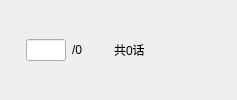
            <widget class="QWidget" name="widget_TE_Op" native="true">
             <property name="minimumSize">
              <size>
               <width>0</width>
               <height>0</height>
              </size>
             </property>
             <layout class="QHBoxLayout" name="horizontalLayout_11">
              <property name="leftMargin">
               <number>0</number>
              </property>
              <property name="topMargin">
               <number>0</number>
              </property>
              <property name="rightMargin">
               <number>0</number>
              </property>
              <property name="bottomMargin">
               <number>0</number>
              </property>
              <item>
               <widget class="QPushButton" name="pushButton_TE_PrePage">
                <property name="sizePolicy">
                 <sizepolicy hsizetype="Fixed" vsizetype="Fixed">
                  <horstretch>0</horstretch>
                  <verstretch>0</verstretch>
                 </sizepolicy>
                </property>
                <property name="minimumSize">
                 <size>
                  <width>20</width>
                  <height>20</height>
                 </size>
                </property>
                <property name="maximumSize">
                 <size>
                  <width>20</width>
                  <height>20</height>
                 </size>
                </property>
                <property name="styleSheet">
                 <string notr="true">#pushButton_TE_PrePage
{
  border: 0px;
}</string>
                </property>
                <property name="text">
                 <string notr="true"/>
                </property>
                <property name="icon">
                 <iconset>
                  <normalon>:/File/img/left_enable.png</normalon>
                 </iconset>
                </property>
                <property name="iconSize">
                 <size>
                  <width>20</width>
                  <height>20</height>
                 </size>
                </property>
               </widget>
              </item>
              <item>
               <widget class="QLineEdit" name="lineEdit_TE_Page">
                <property name="maximumSize">
                 <size>
                  <width>40</width>
                  <height>16777215</height>
                 </size>
                </property>
                <property name="alignment">
                 <set>Qt::AlignRight|Qt::AlignTrailing|Qt::AlignVCenter</set>
                </property>
               </widget>
              </item>
              <item>
               <widget class="QLabel" name="label_TE_PageTotal">
                <property name="text">
                 <string notr="true">/0</string>
                </property>
               </widget>
              </item>
              <item>
               <widget class="QPushButton" name="pushButton_TE_NextPage">
                <property name="sizePolicy">
                 <sizepolicy hsizetype="Fixed" vsizetype="Fixed">
                  <horstretch>0</horstretch>
                  <verstretch>0</verstretch>
                 </sizepolicy>
                </property>
                <property name="minimumSize">
                 <size>
                  <width>20</width>
                  <height>20</height>
                 </size>
                </property>
                <property name="maximumSize">
                 <size>
                  <width>20</width>
                  <height>20</height>
                 </size>
                </property>
                <property name="styleSheet">
                 <string notr="true">#pushButton_TE_NextPage
{
  border: 0px;
}</string>
                </property>
                <property name="text">
                 <string notr="true"/>
                </property>
                <property name="icon">
                 <iconset>
                  <normalon>:/File/img/right_enable.png</normalon>
                 </iconset>
                </property>
                <property name="iconSize">
                 <size>
                  <width>20</width>
                  <height>20</height>
                 </size>
                </property>
               </widget>
              </item>
              <item>
               <widget class="QLabel" name="label_TE_Total">
                <property name="text">
                 <string notr="true">共0话</string>
                </property>
               </widget>
              </item>
              <item>
               <spacer name="hSpacer_TE_Op">
                <property name="orientation">
                 <enum>Qt::Horizontal</enum>
                </property>
                <property name="sizeHint" stdset="0">
                 <size>
                  <width>40</width>
                  <height>20</height>
                 </size>
                </property>
               </spacer>
              </item>
              <item>
               <widget class="QPushButton" name="pushButton_TE_New">
                <property name="sizePolicy">
                 <sizepolicy hsizetype="Fixed" vsizetype="Fixed">
                  <horstretch>0</horstretch>
                  <verstretch>0</verstretch>
                 </sizepolicy>
                </property>
                <property name="minimumSize">
                 <size>
                  <width>20</width>
                  <height>20</height>
                 </size>
                </property>
                <property name="maximumSize">
                 <size>
                  <width>20</width>
                  <height>20</height>
                 </size>
                </property>
                <property name="styleSheet">
                 <string notr="true">#pushButton_TE_New
{
  border: 0px;
}</string>
                </property>
                <property name="text">
                 <string notr="true"/>
                </property>
                <property name="icon">
                 <iconset>
                  <normalon>:/File/img/add_enable.png</normalon>
                 </iconset>
                </property>
                <property name="iconSize">
                 <size>
                  <width>20</width>
                  <height>20</height>
                 </size>
                </property>
               </widget>
              </item>
              <item>
               <widget class="QPushButton" name="pushButton_TE_Delete">
                <property name="sizePolicy">
                 <sizepolicy hsizetype="Fixed" vsizetype="Fixed">
                  <horstretch>0</horstretch>
                  <verstretch>0</verstretch>
                 </sizepolicy>
                </property>
                <property name="minimumSize">
                 <size>
                  <width>20</width>
                  <height>20</height>
                 </size>
                </property>
                <property name="maximumSize">
                 <size>
                  <width>20</width>
                  <height>20</height>
                 </size>
                </property>
                <property name="styleSheet">
                 <string notr="true">#pushButton_TE_Delete
{
  border: 0px;
}</string>
                </property>
                <property name="text">
                 <string notr="true"/>
                </property>
                <property name="icon">
                 <iconset>
                  <normalon>:/File/img/delete_enable.png</normalon>
                 </iconset>
                </property>
                <property name="iconSize">
                 <size>
                  <width>20</width>
                  <height>20</height>
                 </size>
                </property>
               </widget>
              </item>
             </layout>
            </widget>
